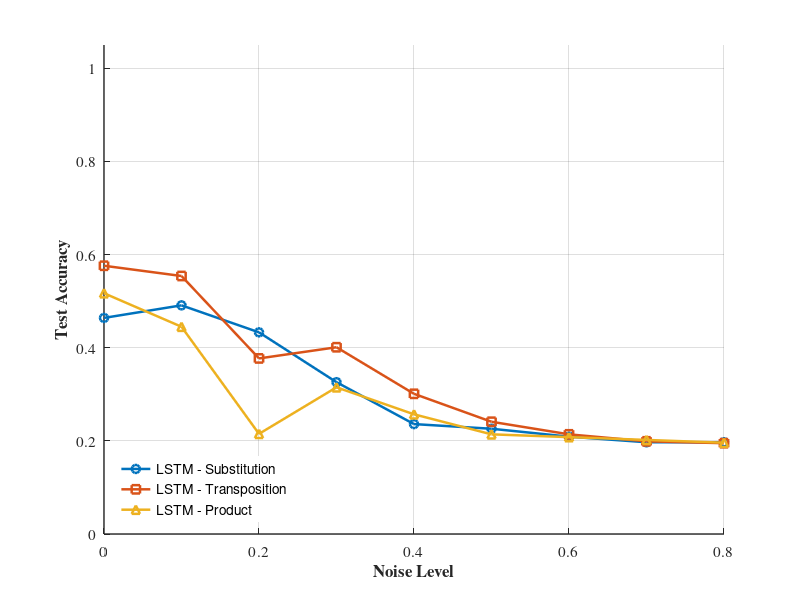

This figure's MATLAB source:
% Data (as provided)
models = {'LSTM'};
noise = [0.0 0.1 0.2 0.3 0.4 0.5 0.6 0.7 0.8];

% === ENGLISH SENTENCES ===

% === (testing accuracies, truncated) ===
acc_sub = [ ...
    0.464  ... % noise = 0.0
    0.491  ... % noise = 0.1
    0.433  ... % noise = 0.2
    0.326  ... % noise = 0.3
    0.236  ... % noise = 0.4
    0.226  ... % noise = 0.5
    0.209  ... % noise = 0.6
    0.197  ... % noise = 0.7
    0.197  ... % noise = 0.8
];

acc_trans = [ ...
    0.576  ... % noise = 0.0
    0.554  ... % noise = 0.1
    0.377  ... % noise = 0.2
    0.401  ... % noise = 0.3
    0.301  ... % noise = 0.4
    0.241  ... % noise = 0.5
    0.214  ... % noise = 0.6
    0.199  ... % noise = 0.7
    0.195  ... % noise = 0.8
];

acc_prod = [ ...
    0.517  ... % noise = 0.0
    0.445  ... % noise = 0.1
    0.215  ... % noise = 0.2
    0.315  ... % noise = 0.3
    0.257  ... % noise = 0.4
    0.214  ... % noise = 0.5
    0.208  ... % noise = 0.6
    0.202  ... % noise = 0.7
    0.196  ... % noise = 0.8
];

% Create the figure
figure('Color','white');
hold on; grid on;

% Plot LSTM (solid lines)
p1 = plot(noise, acc_sub, '-o', 'LineWidth', 1.8, 'MarkerSize', 6);
p2 = plot(noise, acc_trans, '-s', 'LineWidth', 1.8, 'MarkerSize', 6);
p3 = plot(noise, acc_prod, '-^', 'LineWidth', 1.8, 'MarkerSize', 6);

% Axis labels
xlabel('Noise Level', 'FontSize', 12, 'FontWeight', 'bold');
ylabel('Test Accuracy', 'FontSize', 12, 'FontWeight', 'bold');

% Axis limits
xlim([0 0.8]);
ylim([0 1.05]);

% Title (optional for paper figures)
% title('Effect of Noise on Test Accuracy', 'FontSize', 13, 'FontWeight', 'bold');

% Legend (compact and clear)
legend([p1 p2 p3], ...
{'LSTM - Substitution', ...
 'LSTM - Transposition', ...
 'LSTM - Product', ...
}, ...
 'Location', 'southwest', 'FontSize', 10, 'Box', 'off');

% Publication formatting
set(gca, 'FontName', 'Times', 'FontSize', 11, 'LineWidth', 1);
set(gcf, 'Position', [100 100 600 400]);

hold off;

savefig("noise_experiments_english_lstm.fig");